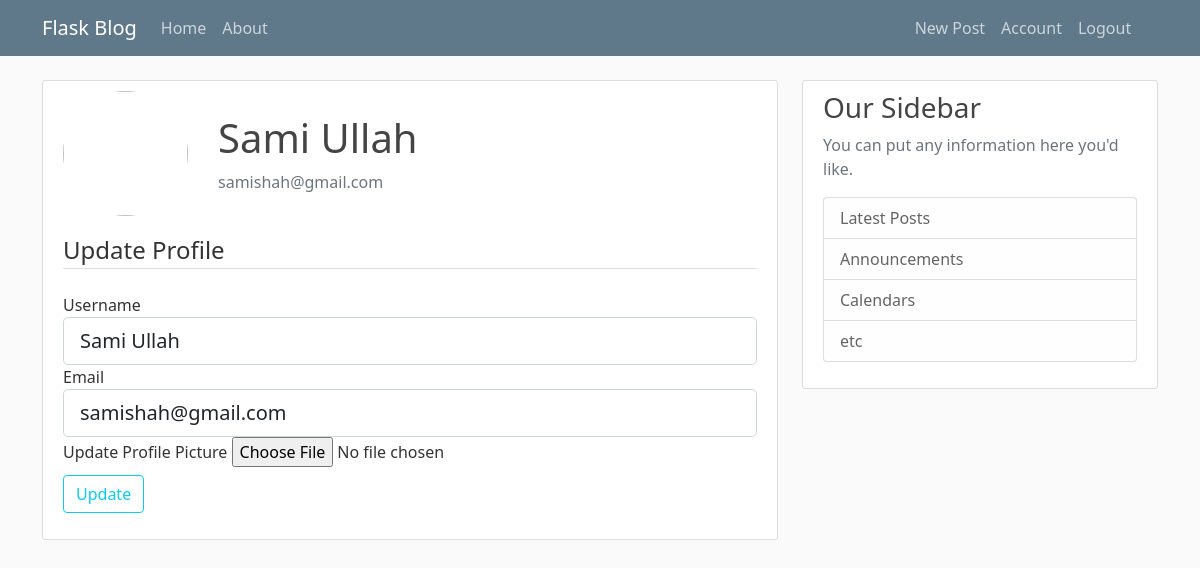
Page /account (signed in) on the committed database.
### flaskblog/models.py (models this page shows, shortened)
class User(db.Model, UserMixin):
    id = db.Column(db.Integer, primary_key=True)
    username = db.Column(db.String(20), unique = True, nullable=False)
    email = db.Column(db.String(120), unique = True, nullable=False)
    image_file = db.Column(db.String(20), nullable=False, default='default.jpg')
    password = db.Column(db.String(60), unique = False, nullable=False)
    posts = db.relationship('Post', backref='author', lazy=True)

### flaskblog/routes.py (the view)
@app.route("/account", methods=['GET', 'POST'])
@login_required
def account():
    form = UpdateAccountForm()
    if form.validate_on_submit():
        if form.picture.data:
            picture_file = save_picture(form.picture.data)
            current_user.image_file = picture_file
        current_user.username = form.username.data
        current_user.email = form.email.data
        db.session.commit()
        flash('Your account has been updated!', 'success')
        return redirect(url_for('account'))
    elif request.method == 'GET':
        form.username.data = current_user.username
        form.email.data = current_user.email
    image_file = url_for('static', filename='profile_pics/'+current_user.image_file)
    return render_template('account.html', title='Account', current_user=current_user, image_file=image_file, form=form)

### flaskblog/forms.py (shortened to what this page needs)
class UpdateAccountForm (FlaskForm):
    username = StringField('Username', validators=[
                           DataRequired(), Length(min=2, max=20)])
    email = StringField('Email', validators=[DataRequired(), Email()])
    picture = FileField('Update Profile Picture', validators=[FileAllowed(['jpg', 'jpeg', 'png'])])
    submit = SubmitField('Update')

### flaskblog/models.py (called while the page is built)
@login_manager.user_loader
def load_user(user_id):
    return User.query.get(int(user_id))

### flaskblog/templates/account.html (shortened to what this page needs)
{% extends "layout.html" %} {% block contents %}
<div class="content-section">
  <div class="media">
    <img class="rounded-circle account-img" src="{{image_file}}" />
    <div class="media-body">
      <h2 class="account-heading">{{form.username.data}}</h2>
      <p class="text-secondary">{{form.email.data}}</p>
    </div>
  </div>
  <form method="POST" action="" enctype="multipart/form-data">
    <fieldset class="form-group">
      <legend class="border-bottom mb-4">Update Profile</legend>
      <div class="form-group">
        {{ form.username.label(class="form-control-label") }} {% if
        form.username.errors %} {{ form.username(class="form-control
        form-control-lg is-invalid") }}
        <div class="invalid-feedback">
          {% for error in form.username.errors %}
          <span>{{ error }}</span>
          {% endfor %}
        </div>
        {% else %} {{ form.username(class="form-control form-control-lg") }} {%
        endif %}
      </div>
      <div class="form-group">
        {{ form.email.label(class="form-control-label") }} {% if
        form.email.errors %} {{ form.email(class="form-control form-control-lg
        is-invalid") }}
        <div class="invalid-feedback">
          {% for error in form.email.errors %}
          <span>{{ error }}</span>
          {% endfor %}
        </div>
        {% else %} {{ form.email(class="form-control form-control-lg") }} {%
        endif %}
      </div>
      <div class="form-group">
        {{ form.picture.label(class="form-control-label") }} {{
        form.picture(class="form-control-file") }}
      </div>
    </fieldset>
    <div class="form-group mt-2">
      {{ form.submit(class='btn btn-outline-info')}}
    </div>
  </form>
</div>
{% endblock contents %}

### flaskblog/static/main.css (style rules this page uses)
body { background: #fafafa; color: #333333; margin-top: 5rem; }
h1, h2, h3, h4, h5, h6 { color: #444444; }
.content-section { background: #ffffff; padding: 10px 20px; border: 1px solid #dddddd; border-radius: 3px; margin-bottom: 20px; }
.account-img { height: 125px; width: 125px; margin-right: 20px; margin-bottom: 16px; }
.account-heading { font-size: 2.5rem; border: none; }
.media { display: flex; flex-direction: row; }
.media-body { width: 100%; margin-left: 10px; display: flex; flex-direction: column; justify-content: center; }

### rows in the picture
User: username.data "Sami Ullah", email.data "samishah@gmail.com", username "Sami Ullah", email "samishah@gmail.com"
